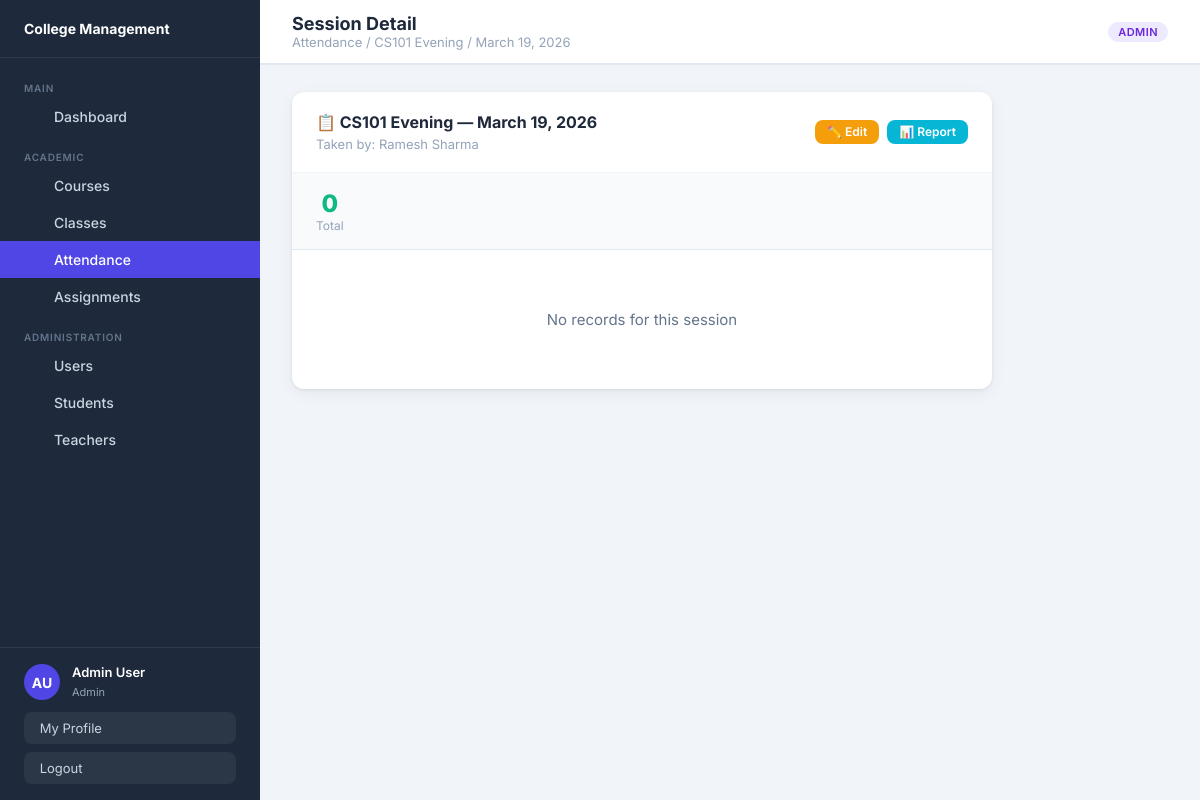
The app's page /attendance/session/7/ (signed in), older data.
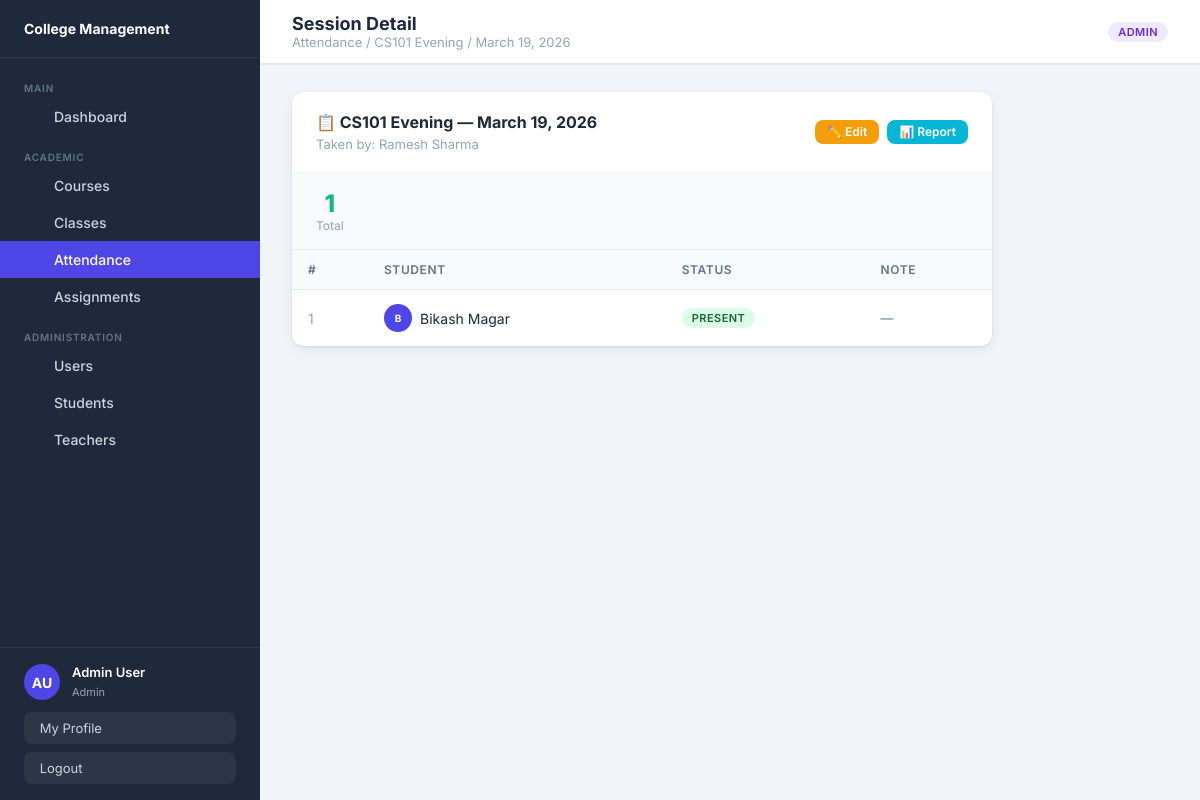
The same page, newer data.
### users/models.py (models this page shows, shortened)
class CustomUser(AbstractUser):
    ROLE_CHOICES = [('admin','Admin'),('teacher','Teacher'),('student','Student')]
    role = models.CharField(max_length=10, choices=ROLE_CHOICES, default='student')
    phone = models.CharField(max_length=20, blank=True)
    address = models.TextField(blank=True)
    date_of_birth = models.DateField(null=True, blank=True)
    @property
    def is_admin(self): return self.role == 'admin'
    @property
    def is_teacher(self): return self.role == 'teacher'

### attendance/models.py (models this page shows, shortened)
class AttendanceSession(models.Model):
    classroom = models.ForeignKey(Classroom, on_delete=models.CASCADE, related_name='sessions')
    date = models.DateField()
    taken_by = models.ForeignKey(CustomUser, on_delete=models.SET_NULL, null=True,
        limit_choices_to={'role': 'teacher'})
    created_at = models.DateTimeField(auto_now_add=True)
    class Meta:
        unique_together = ['classroom', 'date']
        ordering = ['-date']

class AttendanceRecord(models.Model):
    STATUS_CHOICES = [('present','Present'),('absent','Absent'),('late','Late')]
    session = models.ForeignKey(AttendanceSession, on_delete=models.CASCADE, related_name='records')
    student = models.ForeignKey(CustomUser, on_delete=models.CASCADE,
        limit_choices_to={'role': 'student'})
    status = models.CharField(max_length=10, choices=STATUS_CHOICES, default='absent')
    note = models.CharField(max_length=200, blank=True)
    class Meta:
        unique_together = ['session', 'student']

### classes/models.py (models this page shows, shortened)
class Classroom(models.Model):
    name = models.CharField(max_length=100)
    section = models.CharField(max_length=20, blank=True)
    course = models.ForeignKey(Course, on_delete=models.CASCADE, related_name='classrooms')
    teacher = models.ForeignKey(CustomUser, on_delete=models.SET_NULL, null=True, blank=True,
        related_name='teaching_classes', limit_choices_to={'role': 'teacher'})
    students = models.ManyToManyField(CustomUser, blank=True,
        related_name='enrolled_classes', limit_choices_to={'role': 'student'})
    schedule = models.CharField(max_length=200, blank=True)
    room_number = models.CharField(max_length=20, blank=True)
    created_at = models.DateTimeField(auto_now_add=True)
    class Meta:
        ordering = ['name']

### attendance/views.py (the view)
# urls.py: path('session/<int:session_id>/', views.session_detail, name='session_detail'),
@login_required
def session_detail(request, session_id):
    session = get_object_or_404(AttendanceSession, pk=session_id)
    records = session.records.select_related('student').all()
    return render(request, 'attendance/session_detail.html', {'session': session, 'records': records})

### attendance/templates/attendance/session_detail.html (shortened to what this page needs)
{% extends 'base.html' %}
{% block page_title %}Session Detail{% endblock %}
{% block breadcrumb %}Attendance / {{ session.classroom.name }} / {{ session.date }}{% endblock %}
{% block content %}
<div class="card" style="max-width:700px;">
  <div class="card-header">
    <div>
      <h3 class="card-title">📋 {{ session.classroom.name }} — {{ session.date }}</h3>
      <p style="font-size:13px;color:var(--gray-400);margin-top:4px;">Taken by: {{ session.taken_by.get_full_name|default:"—" }}</p>
    </div>
    <div style="display:flex;gap:8px;">
      {% if user.is_teacher or user.is_admin %}
      <a href="{% url 'take_attendance' session.classroom.pk %}?date={{ session.date|date:'Y-m-d' }}" class="btn btn-sm btn-warning">✏️ Edit</a>
      {% endif %}
      <a href="{% url 'attendance_report' session.classroom.pk %}" class="btn btn-sm btn-info">📊 Report</a>
    </div>
  </div>
  <div style="display:flex;gap:20px;padding:16px 24px;background:var(--gray-50);border-bottom:1px solid var(--gray-200);">
    {% with records as recs %}
    <div style="text-align:center;">
      <div style="font-size:24px;font-weight:800;color:var(--success);">{{ records|length }}</div>
      <div style="font-size:12px;color:var(--gray-400);">Total</div>
    </div>
    {% endwith %}
  </div>
  {% if records %}
  <div class="table-wrapper">
    <table>
      <thead><tr><th>#</th><th>Student</th><th>Status</th><th>Note</th></tr></thead>
      <tbody>
        {% for r in records %}
        <tr>
          <td style="color:var(--gray-400);">{{ forloop.counter }}</td>
          <td>
            <div style="display:flex;align-items:center;gap:8px;">
              <div style="width:28px;height:28px;border-radius:50%;background:var(--primary);display:flex;align-items:center;justify-content:center;color:#fff;font-size:10px;font-weight:700;">
                {{ r.student.first_name|first|upper }}
              </div>
              {{ r.student.get_full_name|default:r.student.username }}
            </div>
          </td>
          <td><span class="badge badge-{{ r.status }}">{{ r.get_status_display }}</span></td>
          <td style="font-size:13px;color:var(--gray-500);">{{ r.note|default:"—" }}</td>
        </tr>
        {% endfor %}
      </tbody>
    </table>
  </div>
  {% else %}
  <div class="empty-state"><p>No records for this session</p></div>
  {% endif %}
</div>
{% endblock %}

### templates/base.html (shortened to what this page needs)
{% load static %}
<!DOCTYPE html>
<html lang="en">
<head>
<link rel="stylesheet" href="{% static 'css/main.css' %}"/>
</head>
<body>
<div class="layout">
  <aside class="sidebar">
    <div class="sidebar-brand">
      <div class="brand-text">
        <h2> College Management</h2>
      </div>
    </div>
    <nav class="sidebar-nav">
      <div class="nav-section">
        <div class="nav-section-title">Main</div>
        <a href="{% url 'dashboard' %}" class="nav-item"> Dashboard</a>
      </div>
      <div class="nav-section">
        <div class="nav-section-title">Academic</div>
        <a href="{% url 'course_list' %}" class="nav-item"> Courses</a>
        <a href="{% url 'class_list' %}" class="nav-item"> Classes</a>
        <a href="{% url 'attendance_list' %}" class="nav-item"> Attendance</a>
        <a href="{% url 'assignment_list' %}" class="nav-item"> Assignments</a>
      </div>
      {% if user.is_admin %}
      <div class="nav-section">
        <div class="nav-section-title">Administration</div>
        <a href="{% url 'user_list' %}" class="nav-item"> Users</a>
        <a href="{% url 'user_list' %}?role=student" class="nav-item"> Students</a>
        <a href="{% url 'user_list' %}?role=teacher" class="nav-item"> Teachers</a>
      </div>
      {% endif %}
    </nav>
    <div class="sidebar-footer">
      <div class="sidebar-user">
        <div class="avatar">{{ user.first_name|first|upper }}{{ user.last_name|first|upper }}</div>
        <div class="user-info">
          <p>{{ user.get_full_name|default:user.username }}</p>
          <span>{{ user.role|capfirst }}</span>
        </div>
      </div>
      <a href="{% url 'profile' %}" class="btn-logout" style="margin-bottom:8px;"> &nbsp;My Profile</a>
      <a href="{% url 'logout' %}" class="btn-logout"> &nbsp;Logout</a>
    </div>
  </aside>
  <div class="main-content">
    <header class="topbar">
      <div class="topbar-left">
        <div>
          <div class="page-title">{% block page_title %}Dashboard{% endblock %}</div>
          <div class="breadcrumb">{% block breadcrumb %}Home{% endblock %}</div>
        </div>
      </div>
      <div class="topbar-right">
        <span class="badge badge-{{ user.role }}">{{ user.role|capfirst }}</span>
      </div>
    </header>
    <main class="page-body">
      {% block content %}{% endblock %}
    </main>
  </div>
</div>
</body>
</html>

Row changes from the older to the newer data that the page shows:
added AttendanceRecord: student.first_name|first "B", student.get_full_name "Bikash Magar", status "PRESENT", note "—"
Text that changed along with them:
{{ records|length }}: "0" → "1"
text no longer shown: "No records for this session"
text now shown: "# STUDENT STATUS NOTE"
